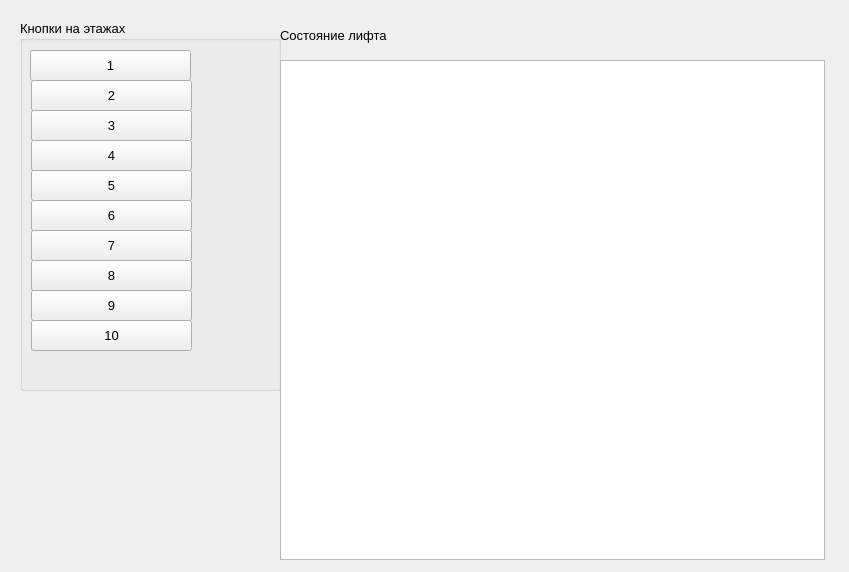
<?xml version="1.0" encoding="UTF-8"?>
<ui version="4.0">
 <class>MainWindow</class>
 <widget class="QMainWindow" name="MainWindow">
  <property name="geometry">
   <rect>
    <x>0</x>
    <y>0</y>
    <width>849</width>
    <height>572</height>
   </rect>
  </property>
  <property name="windowTitle">
   <string>Лифт</string>
  </property>
  <widget class="QWidget" name="centralWidget">
   <widget class="QGroupBox" name="groupBox_3">
    <property name="geometry">
     <rect>
      <x>20</x>
      <y>20</y>
      <width>261</width>
      <height>371</height>
     </rect>
    </property>
    <property name="font">
     <font>
      <pointsize>10</pointsize>
     </font>
    </property>
    <property name="title">
     <string>Кнопки на этажах</string>
    </property>
    <widget class="QPushButton" name="button_floor_1">
     <property name="geometry">
      <rect>
       <x>10</x>
       <y>30</y>
       <width>161</width>
       <height>31</height>
      </rect>
     </property>
     <property name="text">
      <string>1</string>
     </property>
    </widget>
    <widget class="QPushButton" name="button_floor_3">
     <property name="geometry">
      <rect>
       <x>11</x>
       <y>90</y>
       <width>161</width>
       <height>31</height>
      </rect>
     </property>
     <property name="text">
      <string>3</string>
     </property>
    </widget>
    <widget class="QPushButton" name="button_floor_2">
     <property name="geometry">
      <rect>
       <x>11</x>
       <y>60</y>
       <width>161</width>
       <height>31</height>
      </rect>
     </property>
     <property name="text">
      <string>2</string>
     </property>
    </widget>
    <widget class="QPushButton" name="button_floor_4">
     <property name="geometry">
      <rect>
       <x>11</x>
       <y>120</y>
       <width>161</width>
       <height>31</height>
      </rect>
     </property>
     <property name="text">
      <string>4</string>
     </property>
    </widget>
    <widget class="QPushButton" name="button_floor_5">
     <property name="geometry">
      <rect>
       <x>11</x>
       <y>150</y>
       <width>161</width>
       <height>31</height>
      </rect>
     </property>
     <property name="text">
      <string>5</string>
     </property>
    </widget>
    <widget class="QPushButton" name="button_floor_6">
     <property name="geometry">
      <rect>
       <x>11</x>
       <y>180</y>
       <width>161</width>
       <height>31</height>
      </rect>
     </property>
     <property name="text">
      <string>6</string>
     </property>
    </widget>
    <widget class="QPushButton" name="button_floor_7">
     <property name="geometry">
      <rect>
       <x>11</x>
       <y>210</y>
       <width>161</width>
       <height>31</height>
      </rect>
     </property>
     <property name="text">
      <string>7</string>
     </property>
    </widget>
    <widget class="QPushButton" name="button_floor_8">
     <property name="geometry">
      <rect>
       <x>11</x>
       <y>240</y>
       <width>161</width>
       <height>31</height>
      </rect>
     </property>
     <property name="text">
      <string>8</string>
     </property>
    </widget>
    <widget class="QPushButton" name="button_floor_10">
     <property name="geometry">
      <rect>
       <x>11</x>
       <y>300</y>
       <width>161</width>
       <height>31</height>
      </rect>
     </property>
     <property name="text">
      <string>10</string>
     </property>
    </widget>
    <widget class="QPushButton" name="button_floor_9">
     <property name="geometry">
      <rect>
       <x>11</x>
       <y>270</y>
       <width>161</width>
       <height>31</height>
      </rect>
     </property>
     <property name="text">
      <string>9</string>
     </property>
    </widget>
   </widget>
   <widget class="QTextBrowser" name="textBrowser">
    <property name="geometry">
     <rect>
      <x>280</x>
      <y>60</y>
      <width>545</width>
      <height>500</height>
     </rect>
    </property>
   </widget>
   <widget class="QLabel" name="label">
    <property name="geometry">
     <rect>
      <x>280</x>
      <y>20</y>
      <width>381</width>
      <height>31</height>
     </rect>
    </property>
    <property name="font">
     <font>
      <pointsize>10</pointsize>
     </font>
    </property>
    <property name="text">
     <string>Состояние лифта</string>
    </property>
   </widget>
  </widget>
 </widget>
 <layoutdefault spacing="6" margin="11"/>
 <resources/>
 <connections/>
</ui>
